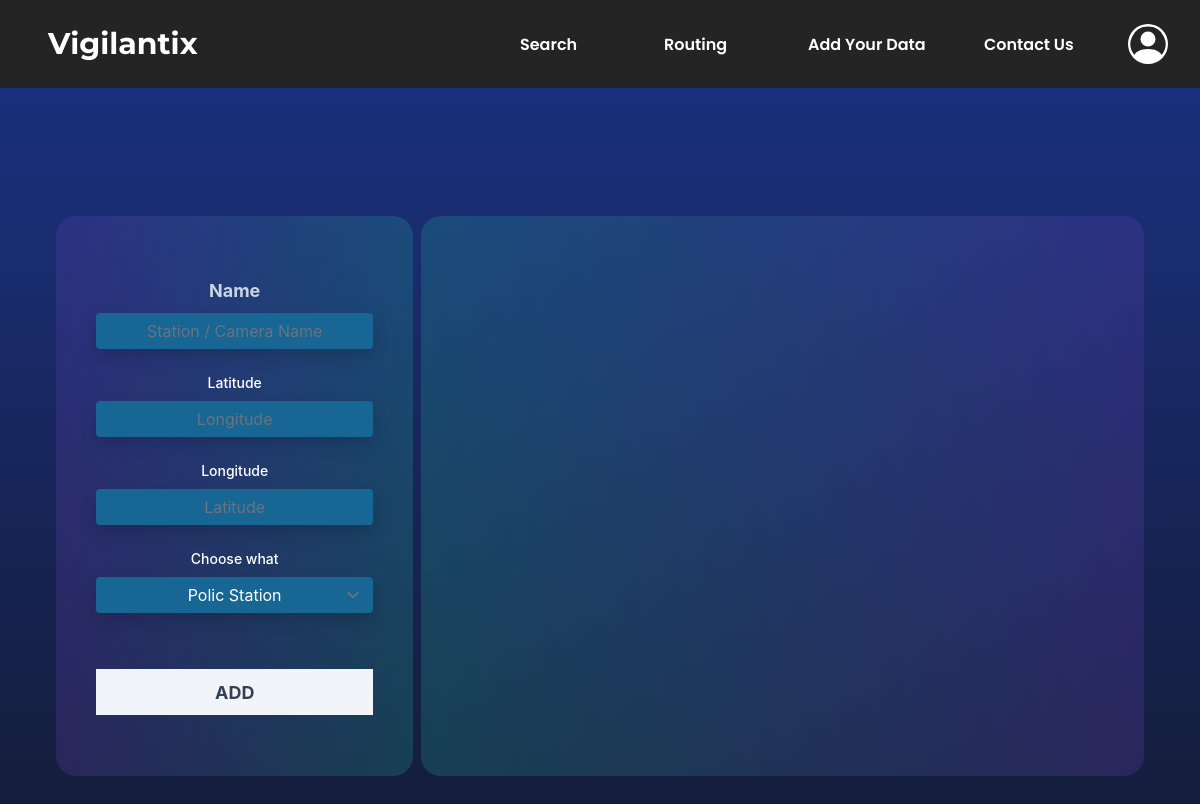
/police, run on an earlier commit of the app's database.
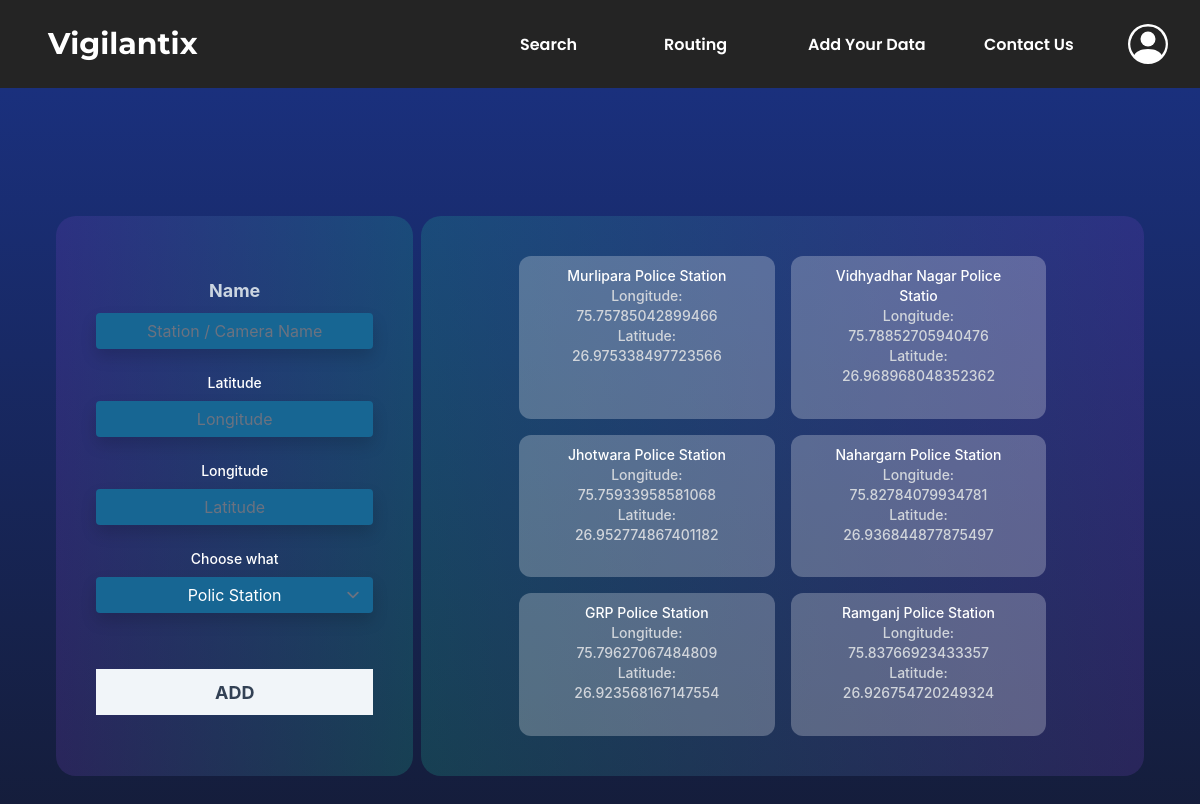
And on a later commit of the database.
### Vigilantix/models.py (models this page shows, shortened)
class PolicStation(models.Model):
    name = models.CharField(max_length=30, default="na")
    latitude = models.FloatField()
    longitude = models.FloatField()

### Vigilantix/views.py (the view, shortened to what this page needs)
# urls.py: path("police", views.police, name="police"),
def police(request):
    return render(request, 'Vigilantix/police.html',{
        'policelist':PolicStation.objects.all().reverse()
    })

### Vigilantix/templates/Vigilantix/police.html (shortened to what the changed rows need)
{% extends "Vigilantix/layout.html" %} {% load static %}{% block body %}
<div
  class="grid grid-cols-3 h-screen gap-2 justify-center align-middle px-14"
  style="background-image: linear-gradient(to top, #141b34, #1a307d)"
>
  <div class="col-span-1">
    <div
      class="py-2 align-middle flex justify-center"
      style="
        background-image: linear-gradient(
          to left,
          rgba(31, 183, 155, 0.22),
          rgba(113, 65, 191, 0.22)
        );
        margin-top: 8rem;
        height: 35rem;
        border-radius: 20px;
      "
    >
    </div>
  </div>
  <div
    style="
      background-image: linear-gradient(
        to right,
        rgba(31, 183, 155, 0.22),
        rgba(113, 65, 191, 0.22)
      );
      margin-top: 8rem;
      border-radius: 20px;
      height: 35rem;
    "
    class="flex col-span-2 justify-center p-6"
  >
    <div
      class="grid grid-cols-2 px-8 py-2 rounded-xl overflow-y-scroll align-middle text-center scrollbar-thin scrollbar-thumb-blue-400"
      style="width: 90%; background"
    >
      {% for policestn in policelist %}
      <div
        class="py-2.5 px-7 m-2 text-sm font-medium focus:outline-none -slate-500 border-none"
        style="background-color: rgba(255, 255, 255, 0.25); border-radius: 12px"
      >
        <div class="text-center align-middle text-white">
          {{policestn.name}}
        </div>
        <div class="text-center align-middle text-gray-300">
          Longitude: {{policestn.longitude}}
          <br />
          Latitude: {{policestn.latitude}}
        </div>
      </div>
      {% endfor %}
    </div>
  </div>
</div>
{% endblock %}

What changed in the data, as far as the page shows it:
added PolicStation: name "Murlipara Police Station", longitude "75.75785042899466", latitude "26.975338497723566"
added PolicStation: name "Vidhyadhar Nagar Police Statio", longitude "75.78852705940476", latitude "26.968968048352362"
added PolicStation: name "Jhotwara Police Station", longitude "75.75933958581068", latitude "26.952774867401182"
added PolicStation: name "Nahargarn Police Station", longitude "75.82784079934781", latitude "26.936844877875497"
added PolicStation: name "GRP Police Station", longitude "75.79627067484809", latitude "26.923568167147554"
added PolicStation: name "Ramganj Police Station", longitude "75.83766923433357", latitude "26.926754720249324"
